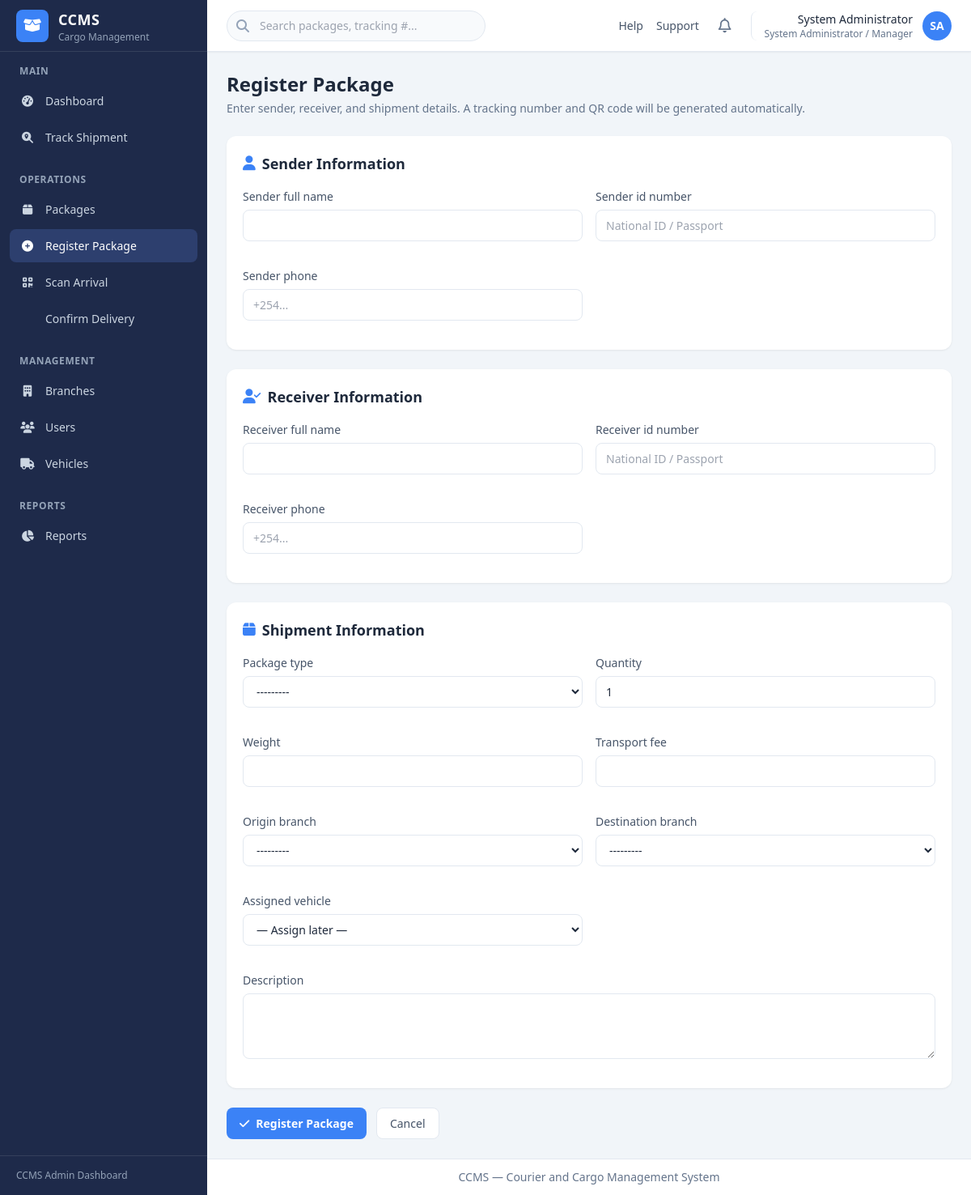
Page /packages/register/ (signed in) on the committed database.
### account/models.py (models this page shows, shortened)
class User(AbstractUser):
    full_name = models.CharField(max_length=255)
    phone_number = models.CharField(max_length=20, blank=True)
    role = models.CharField(
        max_length=20,
        choices=UserRole.choices,
        default=UserRole.BRANCH_OFFICER,
    )
    status = models.CharField(
        max_length=20,
        choices=UserStatus.choices,
        default=UserStatus.ACTIVE,
    )
    branch = models.ForeignKey(
        'ccms_app.Branch',
        on_delete=models.SET_NULL,
        null=True,
        blank=True,
        related_name='staff',
    )
    class Meta:
        ordering = ['full_name']
    @property
    def is_admin_manager(self):
        return self.role == UserRole.ADMIN_MANAGER
    @property
    def is_branch_officer(self):
        return self.role == UserRole.BRANCH_OFFICER
    @property
    def role_label(self):
        return self.get_role_display()
    def get_initials(self):
        parts = self.full_name.strip().split()
        if len(parts) >= 2:
            return (parts[0][0] + parts[-1][0]).upper()
        if parts:
            return parts[0][0].upper()
        return self.username[:1].upper()

### ccms_app/views_packages.py (the view, shortened to what this page needs)
# urls.py: path('packages/register/', views_packages.package_register, name='package_register'),
@login_required
def package_register(request):
    if request.user.is_branch_officer and not request.user.branch_id:
        messages.error(request, 'Your account has no assigned branch. Contact an administrator.')
        return redirect('ccms_app:dashboard')
    form = PackageRegistrationForm(request.POST or None, user=request.user)
    return render(request, 'ccms_app/packages/register.html', {
        'active_nav': 'register_package',
        'form': form,
    })

### ccms_app/models.py (called while the page is built)
    def __str__(self):
        return f'{self.name} ({self.code})'

    def __str__(self):
        return f'{self.plate_number} — {self.driver_name}'

### templates/ccms_app/packages/register.html (shortened to what this page needs)
{% extends "base.html" %}
{% block page_header %}
<div class="mb-6">
    <h1 class="text-2xl font-bold text-slate-800">Register Package</h1>
    <p class="mt-1 text-sm text-slate-500">Enter sender, receiver, and shipment details. A tracking number and QR code will be generated automatically.</p>
</div>
{% endblock %}
{% block content %}
<form method="post" class="max-w-4xl space-y-6">
    <div class="dashboard-card">
        <h2 class="mb-4 flex items-center gap-2 text-lg font-semibold text-slate-800">
            <i class="fa-solid fa-user text-brand"></i> Sender Information
        </h2>
        <div class="grid grid-cols-1 gap-4 sm:grid-cols-2">
            {% include "includes/form_field.html" with field=form.sender_full_name %}
            {% include "includes/form_field.html" with field=form.sender_id_number %}
            {% include "includes/form_field.html" with field=form.sender_phone %}
        </div>
    </div>
    <div class="dashboard-card">
        <h2 class="mb-4 flex items-center gap-2 text-lg font-semibold text-slate-800">
            <i class="fa-solid fa-user-check text-brand"></i> Receiver Information
        </h2>
        <div class="grid grid-cols-1 gap-4 sm:grid-cols-2">
            {% include "includes/form_field.html" with field=form.receiver_full_name %}
            {% include "includes/form_field.html" with field=form.receiver_id_number %}
            {% include "includes/form_field.html" with field=form.receiver_phone %}
        </div>
    </div>
    <div class="dashboard-card">
        <h2 class="mb-4 flex items-center gap-2 text-lg font-semibold text-slate-800">
            <i class="fa-solid fa-box text-brand"></i> Shipment Information
        </h2>
        <div class="grid grid-cols-1 gap-4 sm:grid-cols-2">
            {% include "includes/form_field.html" with field=form.package_type %}
            {% include "includes/form_field.html" with field=form.quantity %}
            {% include "includes/form_field.html" with field=form.weight %}
            {% include "includes/form_field.html" with field=form.transport_fee %}
            {% include "includes/form_field.html" with field=form.origin_branch %}
            {% include "includes/form_field.html" with field=form.destination_branch %}
            {% include "includes/form_field.html" with field=form.assigned_vehicle %}
            <div class="sm:col-span-2">
                {% include "includes/form_field.html" with field=form.description %}
            </div>
        </div>
    </div>
    <div class="flex gap-3">
        <button type="submit" class="btn-primary">
            <i class="fa-solid fa-check"></i> Register Package
        </button>
        <a href="{% url 'ccms_app:package_list' %}" class="btn-secondary">Cancel</a>
    </div>
</form>
{% endblock %}

### templates/includes/header.html (shortened to what this page needs)
<header class="sticky top-0 z-20 flex h-16 items-center justify-between border-b border-slate-200 bg-white px-4 shadow-sm md:px-6">
    <div class="flex items-center gap-4">
        <div class="relative hidden sm:block">
            <i class="fa-solid fa-search absolute left-3 top-1/2 -translate-y-1/2 text-slate-400"></i>
            <input type="search" placeholder="Search packages, tracking #..."
                   class="w-64 rounded-full border border-slate-200 bg-slate-50 py-2 pl-10 pr-4 text-sm focus:border-brand focus:outline-none focus:ring-1 focus:ring-brand md:w-80">
        </div>
    </div>
    <div class="flex items-center gap-2 md:gap-4">
        <nav class="hidden items-center gap-4 text-sm text-slate-600 md:flex">
            <a href="#" class="hover:text-brand">Help</a>
            <a href="#" class="hover:text-brand">Support</a>
        </nav>
        <button type="button" class="rounded-lg p-2 text-slate-500 hover:bg-slate-100" title="Notifications">
            <i class="fa-regular fa-bell text-lg"></i>
        </button>
        <div class="relative" id="user-menu-wrapper">
            <button type="button" id="user-menu-toggle"
                    class="flex items-center gap-3 rounded-lg border-l border-slate-200 pl-3 hover:bg-slate-50 md:pl-4">
                <div class="hidden text-right sm:block">
                    <p class="text-sm font-medium text-slate-800">{{ user.full_name }}</p>
                    <p class="text-xs text-slate-500">{{ user.role_label }}</p>
                </div>
                <div class="flex h-9 w-9 items-center justify-center rounded-full bg-brand text-sm font-semibold text-white">
                    {{ user.get_initials }}
                </div>
            </button>
        </div>
    </div>
</header>

### static/css/dashboard.css (style rules this page uses)
.dashboard-card { background-color: #ffffff; border-radius: 0.75rem; padding: 1.25rem; box-shadow: 0 1px 3px 0 rgb(0 0 0 / 0.06), 0 1px 2px -1px rgb(0 0 0 / 0.06); }
.form-input { display: block; width: 100%; border-radius: 0.5rem; border: 1px solid #e2e8f0; background-color: #ffffff; padding: 0.5rem 0.75rem; font-size: 0.875rem; color: #1e293b; transition: border-color 0.15s, box-shadow 0.15s; }
.btn-primary { display: inline-flex; align-items: center; gap: 0.5rem; border-radius: 0.5rem; background-color: #3b82f6; padding: 0.5rem 1rem; font-size: 0.875rem; font-weight: 600; color: #ffffff; transition: background-color 0.15s; }
.btn-secondary { display: inline-flex; align-items: center; gap: 0.5rem; border-radius: 0.5rem; border: 1px solid #e2e8f0; background-color: #ffffff; padding: 0.5rem 1rem; font-size: 0.875rem; font-weight: 500; color: #475569; transition: background-color 0.15s; }

### rows in the picture
User: full_name "System Administrator", role_label "System Administrator / Manager", get_initials "SA"
